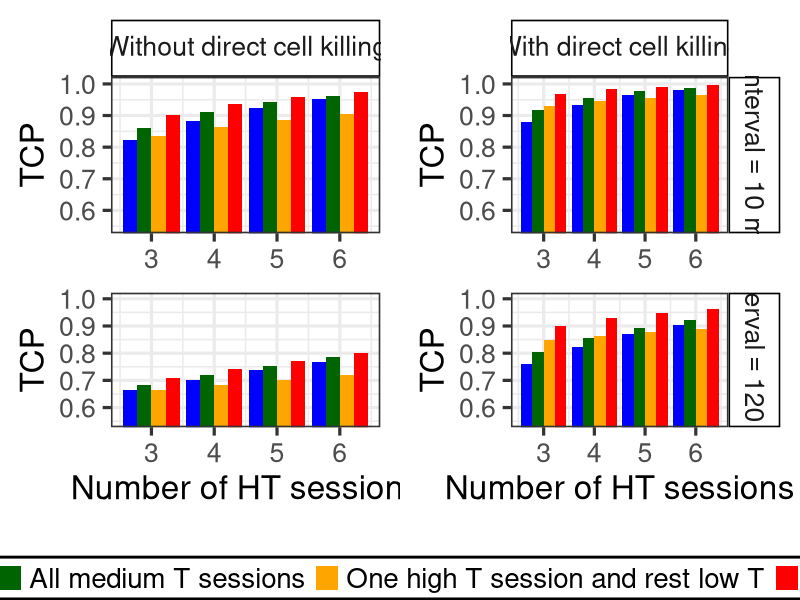

The R source for this figure:
#Open required libraries
library(reshape2)
library(ggplot2)
library(ggpubr)

#Make sure that there is no open graphs
graphics.off()


#Plots of schedules
size = 24
results<-read.table("../results/histogram.dat", header=T)

p1<-ggplot(results, aes(x=N_HT, y=TCP_10,fill=factor(schedule)))+geom_bar(position='dodge', stat = "identity")+scale_fill_manual(values=c("blue", "darkgreen", "orange", "red"), labels=c("One low T session", "All medium T sessions", "One high T session and rest low T", "One high T session"))+xlab("Number of HT sessions")+ylab("TCP")+theme_bw(base_size=size)+theme(strip.background = element_rect(colour="black", fill="white"),legend.title=element_blank(),legend.box.background=element_rect(linewidth = 1.5), legend.direction="horizontal",legend.margin=margin(0,0,0,0, unit='mm'),legend.spacing.x=unit(0, "mm"),legend.spacing.y=unit(0, "mm"),plot.margin=margin(0.5,0.5,0.5,0.5,"cm"))+facet_grid(cols=vars("Without~direct~cell~killing"),labeller = label_parsed)+ coord_cartesian(ylim=c(0.55,1.))+ theme(legend.position = "none")
p2<-ggplot(results, aes(x=N_HT, y=TCP_kill_10,fill=factor(schedule)))+geom_bar(position='dodge', stat = "identity")+scale_fill_manual(values=c("blue", "darkgreen", "orange", "red"), labels=c("One low T session", "All medium T sessions", "One high T session and rest low T", "One high T session"))+xlab("Number of HT sessions")+ylab("TCP")+theme_bw(base_size=size)+theme(strip.background = element_rect(colour="black", fill="white"),legend.title=element_blank(),legend.box.background=element_rect(linewidth = 1.5), legend.direction="horizontal",legend.margin=margin(0,0,0,0, unit='mm'),legend.spacing.x=unit(0, "mm"),legend.spacing.y=unit(0, "mm"),plot.margin=margin(0.5,0.5,0.5,0.5,"cm"))+facet_grid(cols=vars("With~direct~cell~killing"),rows=vars("Time~Interval==10~minutes"),labeller = label_parsed)+ coord_cartesian(ylim=c(0.55,1.))+ theme(legend.position = "none")
p3<-ggplot(results, aes(x=N_HT, y=TCP_120,fill=factor(schedule)))+geom_bar(position='dodge', stat = "identity")+scale_fill_manual(values=c("blue", "darkgreen", "orange", "red"), labels=c("One low T session", "All medium T sessions", "One high T session and rest low T", "One high T session"))+xlab("Number of HT sessions")+ylab("TCP")+theme_bw(base_size=size)+theme(strip.background = element_rect(colour="black", fill="white"),legend.title=element_blank(),legend.box.background=element_rect(linewidth = 1.5), legend.direction="horizontal",legend.margin=margin(0,0,0,0, unit='mm'),legend.spacing.x=unit(0, "mm"),legend.spacing.y=unit(0, "mm"),plot.margin=margin(0.,0.5,2.,0.5,"cm"))+facet_grid(labeller = label_parsed)+ coord_cartesian(ylim=c(0.55,1.))+ theme(legend.position = "none")
p4<-ggplot(results, aes(x=N_HT, y=TCP_kill_120,fill=factor(schedule)))+geom_bar(position='dodge', stat = "identity")+scale_fill_manual(values=c("blue", "darkgreen", "orange", "red"), labels=c("One low T session", "All medium T sessions", "One high T session and rest low T", "One high T session"))+xlab("Number of HT sessions")+ylab("TCP")+theme_bw(base_size=size)+theme(strip.background = element_rect(colour="black", fill="white"),legend.title=element_blank(),legend.box.background=element_rect(linewidth = 1.5), legend.direction="horizontal",legend.margin=margin(0,0,0,0, unit='mm'),legend.spacing.x=unit(0, "mm"),legend.spacing.y=unit(0, "mm"),plot.margin=margin(0.,0.5,2.,0.5,"cm"),legend.position=c(1.,0.))+facet_grid(rows=vars("Time~Interval==120~minutes"),labeller = label_parsed)+ coord_cartesian(ylim=c(0.55,1.))+ theme(legend.position = "none")

legend<-ggplot(results, aes(x=N_HT, y=TCP_kill_120,fill=factor(schedule)))+geom_bar(position='dodge', stat = "identity")+scale_fill_manual(values=c("blue", "darkgreen", "orange", "red"), labels=c("One low T session", "All medium T sessions", "One high T session and rest low T", "One high T session"))+xlab("")+ylab("")+coord_cartesian(xlim=c(0,0),ylim=c(0,0))+theme_void()+theme(legend.text=element_text(size=20),legend.title=element_blank(),legend.box.background=element_rect(linewidth = 1.), legend.direction="horizontal", legend.position = c(0.5,1.5),legend.margin=margin(2,5,2,-1, unit='mm'),legend.spacing.x = unit(0.5, 'cm'))+scale_x_discrete(expand = c(0,0))+scale_y_discrete(expand = c(0,0))

pdf("Figure_4.pdf",width=16,height=14)
ggarrange(ggarrange(p1+xlab(NULL), p2+xlab(NULL), p3, p4, font.label = list(size = size),ncol = 2, nrow = 2),legend, heights = c(2, 0.05), nrow = 2)
graphics.off()